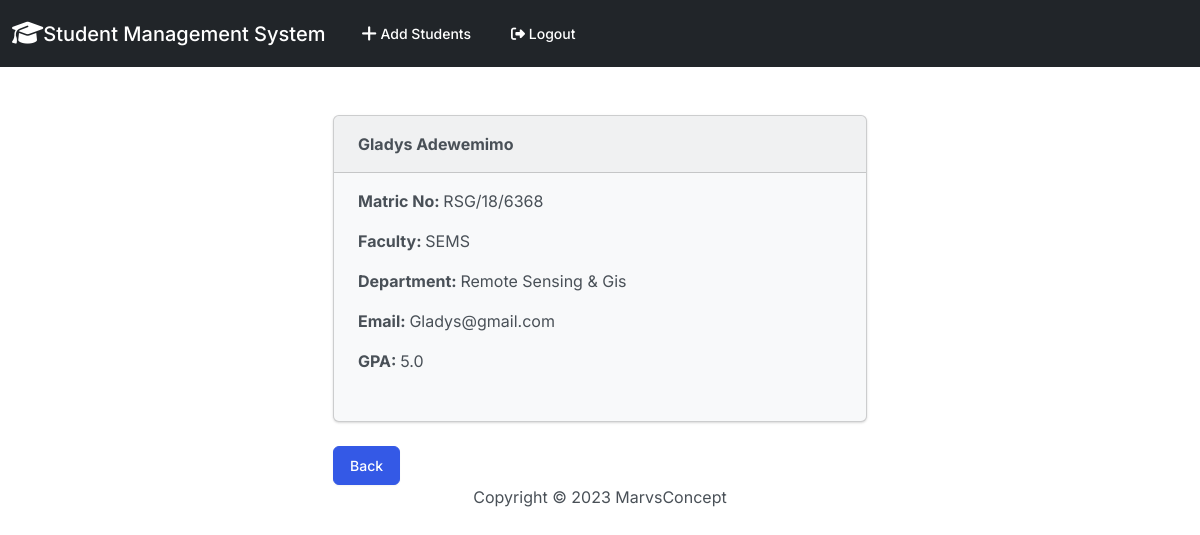
The page /record/2 (signed in) on the database its author committed.
### students/models.py (models this page shows)
class Record(models.Model):
    created_at = models.DateTimeField(auto_now_add=True)
    matric_no = models.CharField(max_length = 50)
    first_name = models.CharField(max_length=50)
    last_name = models.CharField(max_length=50)
    faculty = models.CharField(max_length=50)
    department = models.CharField(max_length=50)
    email =  models.EmailField(max_length=50)
    gpa = models.FloatField()
    def __str__(self):
        return (f"{self.first_name} {self.last_name}")

### students/views.py (the view)
# urls.py: path('record/<int:pk>', views.student_record, name='record'),
def student_record(request, pk):
    if request.user.is_authenticated:
        student_record = Record.objects.get(id=pk)
        return render(request, 'record.html', {'student_record':student_record})
    else:
        messages.success(request,"You must be logged in...")
        return redirect('home')

### students/templates/record.html (shortened to what this page needs)
{% extends 'base.html' %}
{% block content %}
<div class="container">
<div class="container-fluid col-md-6 offset-md-3">
            <div class="card bg-light ">
              <div class="card-header"><strong>{{ student_record }}</strong></div>
              <div class="card-body">
                <p class="card-text">
                    <strong> Matric No: </strong>{{student_record.matric_no}}
                   <p>
                   <strong> Faculty: </strong>{{student_record.faculty}}
                    <p>
                    <strong> Department: </strong>{{student_record.department}}
                    <p>
                    <strong> Email: </strong>{{student_record.email}}
                    <p>
                    <strong> GPA: </strong>{{student_record.gpa}}
                  </div>
            </div>
            <br>
    <a href="{% url 'home' %}" class= "btn btn-primary"> Back </a>
</div>
</div>
{% endblock %}

### rows shown on the page
Record: first_name+last_name "Gladys Adewemimo", matric_no "RSG/18/6368", faculty "SEMS", department "Remote Sensing & Gis", email "Gladys@gmail.com", gpa "5.0"
